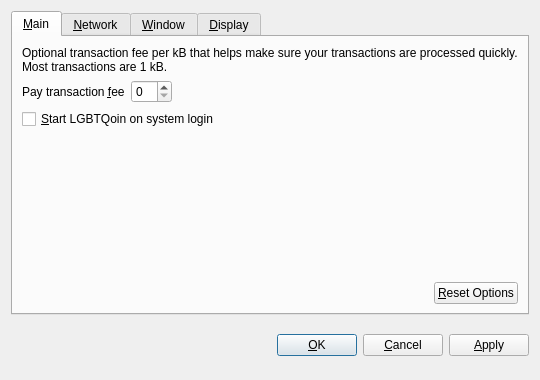
<?xml version="1.0" encoding="UTF-8"?>
<ui version="4.0">
 <class>OptionsDialog</class>
 <widget class="QDialog" name="OptionsDialog">
  <property name="geometry">
   <rect>
    <x>0</x>
    <y>0</y>
    <width>540</width>
    <height>380</height>
   </rect>
  </property>
  <property name="windowTitle">
   <string>Options</string>
  </property>
  <property name="modal">
   <bool>true</bool>
  </property>
  <layout class="QVBoxLayout" name="verticalLayout">
   <item>
    <widget class="QTabWidget" name="tabWidget">
     <property name="tabPosition">
      <enum>QTabWidget::North</enum>
     </property>
     <property name="currentIndex">
      <number>0</number>
     </property>
     <widget class="QWidget" name="tabMain">
      <attribute name="title">
       <string>&amp;Main</string>
      </attribute>
      <layout class="QVBoxLayout" name="verticalLayout_Main">
       <item>
        <widget class="QLabel" name="transactionFeeInfoLabel">
         <property name="text">
          <string>Optional transaction fee per kB that helps make sure your transactions are processed quickly. Most transactions are 1 kB.</string>
         </property>
         <property name="textFormat">
          <enum>Qt::PlainText</enum>
         </property>
         <property name="wordWrap">
          <bool>true</bool>
         </property>
        </widget>
       </item>
       <item>
        <layout class="QHBoxLayout" name="horizontalLayout_1_Main">
         <item>
          <widget class="QLabel" name="transactionFeeLabel">
           <property name="text">
            <string>Pay transaction &amp;fee</string>
           </property>
           <property name="textFormat">
            <enum>Qt::PlainText</enum>
           </property>
           <property name="buddy">
            <cstring>transactionFee</cstring>
           </property>
          </widget>
         </item>
         <item>
          <widget class="BitcoinAmountField" name="transactionFee"/>
         </item>
         <item>
          <spacer name="horizontalSpacer_1_Main">
           <property name="orientation">
            <enum>Qt::Horizontal</enum>
           </property>
           <property name="sizeHint" stdset="0">
            <size>
             <width>40</width>
             <height>20</height>
            </size>
           </property>
          </spacer>
         </item>
        </layout>
       </item>
       <item>
        <widget class="QCheckBox" name="bitcoinAtStartup">
         <property name="toolTip">
          <string>Automatically start LGBTQoin after logging in to the system.</string>
         </property>
         <property name="text">
          <string>&amp;Start LGBTQoin on system login</string>
         </property>
        </widget>
       </item>
       <item>
        <spacer name="verticalSpacer_Main">
         <property name="orientation">
          <enum>Qt::Vertical</enum>
         </property>
         <property name="sizeHint" stdset="0">
          <size>
           <width>20</width>
           <height>40</height>
          </size>
         </property>
        </spacer>
       </item>
       <item>
        <layout class="QHBoxLayout" name="horizontalLayout_2_Main">
         <item>
          <spacer name="horizontalSpacer_2_Main">
           <property name="orientation">
            <enum>Qt::Horizontal</enum>
           </property>
           <property name="sizeHint" stdset="0">
            <size>
             <width>40</width>
             <height>20</height>
            </size>
           </property>
          </spacer>
         </item>
         <item>
          <widget class="QPushButton" name="resetButton">
           <property name="toolTip">
            <string>Reset all client options to default.</string>
           </property>
           <property name="text">
            <string>&amp;Reset Options</string>
           </property>
           <property name="autoDefault">
            <bool>false</bool>
           </property>
          </widget>
         </item>
        </layout>
       </item>
      </layout>
     </widget>
     <widget class="QWidget" name="tabNetwork">
      <attribute name="title">
       <string>&amp;Network</string>
      </attribute>
      <layout class="QVBoxLayout" name="verticalLayout_Network">
       <item>
        <widget class="QCheckBox" name="mapPortUpnp">
         <property name="toolTip">
          <string>Automatically open the LGBTQoin client port on the router. This only works when your router supports UPnP and it is enabled.</string>
         </property>
         <property name="text">
          <string>Map port using &amp;UPnP</string>
         </property>
        </widget>
       </item>
       <item>
        <widget class="QCheckBox" name="connectSocks">
         <property name="toolTip">
          <string>Connect to the LGBTQoin network through a SOCKS proxy (e.g. when connecting through Tor).</string>
         </property>
         <property name="text">
          <string>&amp;Connect through SOCKS proxy:</string>
         </property>
        </widget>
       </item>
       <item>
        <layout class="QHBoxLayout" name="horizontalLayout_Network">
         <item>
          <widget class="QLabel" name="proxyIpLabel">
           <property name="text">
            <string>Proxy &amp;IP:</string>
           </property>
           <property name="textFormat">
            <enum>Qt::PlainText</enum>
           </property>
           <property name="buddy">
            <cstring>proxyIp</cstring>
           </property>
          </widget>
         </item>
         <item>
          <widget class="QValidatedLineEdit" name="proxyIp">
           <property name="maximumSize">
            <size>
             <width>140</width>
             <height>16777215</height>
            </size>
           </property>
           <property name="toolTip">
            <string>IP address of the proxy (e.g. 127.0.0.1)</string>
           </property>
          </widget>
         </item>
         <item>
          <widget class="QLabel" name="proxyPortLabel">
           <property name="text">
            <string>&amp;Port:</string>
           </property>
           <property name="textFormat">
            <enum>Qt::PlainText</enum>
           </property>
           <property name="buddy">
            <cstring>proxyPort</cstring>
           </property>
          </widget>
         </item>
         <item>
          <widget class="QLineEdit" name="proxyPort">
           <property name="maximumSize">
            <size>
             <width>55</width>
             <height>16777215</height>
            </size>
           </property>
           <property name="toolTip">
            <string>Port of the proxy (e.g. 9050)</string>
           </property>
          </widget>
         </item>
         <item>
          <widget class="QLabel" name="socksVersionLabel">
           <property name="text">
            <string>SOCKS &amp;Version:</string>
           </property>
           <property name="textFormat">
            <enum>Qt::PlainText</enum>
           </property>
           <property name="buddy">
            <cstring>socksVersion</cstring>
           </property>
          </widget>
         </item>
         <item>
          <widget class="QValueComboBox" name="socksVersion">
           <property name="toolTip">
            <string>SOCKS version of the proxy (e.g. 5)</string>
           </property>
          </widget>
         </item>
         <item>
          <spacer name="horizontalSpacer_Network">
           <property name="orientation">
            <enum>Qt::Horizontal</enum>
           </property>
           <property name="sizeHint" stdset="0">
            <size>
             <width>40</width>
             <height>20</height>
            </size>
           </property>
          </spacer>
         </item>
        </layout>
       </item>
       <item>
        <spacer name="verticalSpacer_Network">
         <property name="orientation">
          <enum>Qt::Vertical</enum>
         </property>
         <property name="sizeHint" stdset="0">
          <size>
           <width>20</width>
           <height>40</height>
          </size>
         </property>
        </spacer>
       </item>
      </layout>
     </widget>
     <widget class="QWidget" name="tabWindow">
      <attribute name="title">
       <string>&amp;Window</string>
      </attribute>
      <layout class="QVBoxLayout" name="verticalLayout_Window">
       <item>
        <widget class="QCheckBox" name="minimizeToTray">
         <property name="toolTip">
          <string>Show only a tray icon after minimizing the window.</string>
         </property>
         <property name="text">
          <string>&amp;Minimize to the tray instead of the taskbar</string>
         </property>
        </widget>
       </item>
       <item>
        <widget class="QCheckBox" name="minimizeOnClose">
         <property name="toolTip">
          <string>Minimize instead of exit the application when the window is closed. When this option is enabled, the application will be closed only after selecting Quit in the menu.</string>
         </property>
         <property name="text">
          <string>M&amp;inimize on close</string>
         </property>
        </widget>
       </item>
       <item>
        <spacer name="verticalSpacer_Window">
         <property name="orientation">
          <enum>Qt::Vertical</enum>
         </property>
         <property name="sizeHint" stdset="0">
          <size>
           <width>20</width>
           <height>40</height>
          </size>
         </property>
        </spacer>
       </item>
      </layout>
     </widget>
     <widget class="QWidget" name="tabDisplay">
      <attribute name="title">
       <string>&amp;Display</string>
      </attribute>
      <layout class="QVBoxLayout" name="verticalLayout_Display">
       <item>
        <layout class="QHBoxLayout" name="horizontalLayout_1_Display">
         <item>
          <widget class="QLabel" name="langLabel">
           <property name="text">
            <string>User Interface &amp;language:</string>
           </property>
           <property name="textFormat">
            <enum>Qt::PlainText</enum>
           </property>
           <property name="buddy">
            <cstring>lang</cstring>
           </property>
          </widget>
         </item>
         <item>
          <widget class="QValueComboBox" name="lang">
           <property name="toolTip">
            <string>The user interface language can be set here. This setting will take effect after restarting LGBTQoin.</string>
           </property>
          </widget>
         </item>
        </layout>
       </item>
       <item>
        <layout class="QHBoxLayout" name="horizontalLayout_2_Display">
         <item>
          <widget class="QLabel" name="unitLabel">
           <property name="text">
            <string>&amp;Unit to show amounts in:</string>
           </property>
           <property name="textFormat">
            <enum>Qt::PlainText</enum>
           </property>
           <property name="buddy">
            <cstring>unit</cstring>
           </property>
          </widget>
         </item>
         <item>
          <widget class="QValueComboBox" name="unit">
           <property name="toolTip">
            <string>Choose the default subdivision unit to show in the interface and when sending coins.</string>
           </property>
          </widget>
         </item>
        </layout>
       </item>
       <item>
        <widget class="QCheckBox" name="displayAddresses">
         <property name="toolTip">
          <string>Whether to show LGBTQoin addresses in the transaction list or not.</string>
         </property>
         <property name="text">
          <string>&amp;Display addresses in transaction list</string>
         </property>
        </widget>
       </item>
       <item>
        <widget class="QCheckBox" name="coinControlFeatures">
         <property name="toolTip">
          <string>Whether to show coin control features or not.</string>
         </property>
         <property name="text">
          <string>Display coin &amp;control features (experts only!)</string>
         </property>
        </widget>
       </item>
       <item>
        <spacer name="verticalSpacer_Display">
         <property name="orientation">
          <enum>Qt::Vertical</enum>
         </property>
         <property name="sizeHint" stdset="0">
          <size>
           <width>20</width>
           <height>40</height>
          </size>
         </property>
        </spacer>
       </item>
      </layout>
     </widget>
    </widget>
   </item>
   <item>
    <layout class="QHBoxLayout" name="horizontalLayout_Buttons">
     <item>
      <spacer name="horizontalSpacer_1">
       <property name="orientation">
        <enum>Qt::Horizontal</enum>
       </property>
       <property name="sizeHint" stdset="0">
        <size>
         <width>40</width>
         <height>48</height>
        </size>
       </property>
      </spacer>
     </item>
     <item>
      <widget class="QLabel" name="statusLabel">
       <property name="font">
        <font>
         <weight>75</weight>
         <bold>true</bold>
        </font>
       </property>
       <property name="text">
        <string/>
       </property>
       <property name="textFormat">
        <enum>Qt::PlainText</enum>
       </property>
       <property name="wordWrap">
        <bool>true</bool>
       </property>
      </widget>
     </item>
     <item>
      <spacer name="horizontalSpacer_2">
       <property name="orientation">
        <enum>Qt::Horizontal</enum>
       </property>
       <property name="sizeHint" stdset="0">
        <size>
         <width>40</width>
         <height>48</height>
        </size>
       </property>
      </spacer>
     </item>
     <item>
      <widget class="QPushButton" name="okButton">
       <property name="text">
        <string>&amp;OK</string>
       </property>
      </widget>
     </item>
     <item>
      <widget class="QPushButton" name="cancelButton">
       <property name="text">
        <string>&amp;Cancel</string>
       </property>
       <property name="autoDefault">
        <bool>false</bool>
       </property>
      </widget>
     </item>
     <item>
      <widget class="QPushButton" name="applyButton">
       <property name="text">
        <string>&amp;Apply</string>
       </property>
       <property name="autoDefault">
        <bool>false</bool>
       </property>
      </widget>
     </item>
    </layout>
   </item>
  </layout>
 </widget>
 <customwidgets>
  <customwidget>
   <class>BitcoinAmountField</class>
   <extends>QSpinBox</extends>
   <header>bitcoinamountfield.h</header>
  </customwidget>
  <customwidget>
   <class>QValueComboBox</class>
   <extends>QComboBox</extends>
   <header>qvaluecombobox.h</header>
  </customwidget>
  <customwidget>
   <class>QValidatedLineEdit</class>
   <extends>QLineEdit</extends>
   <header>qvalidatedlineedit.h</header>
  </customwidget>
 </customwidgets>
 <resources/>
 <connections/>
</ui>
